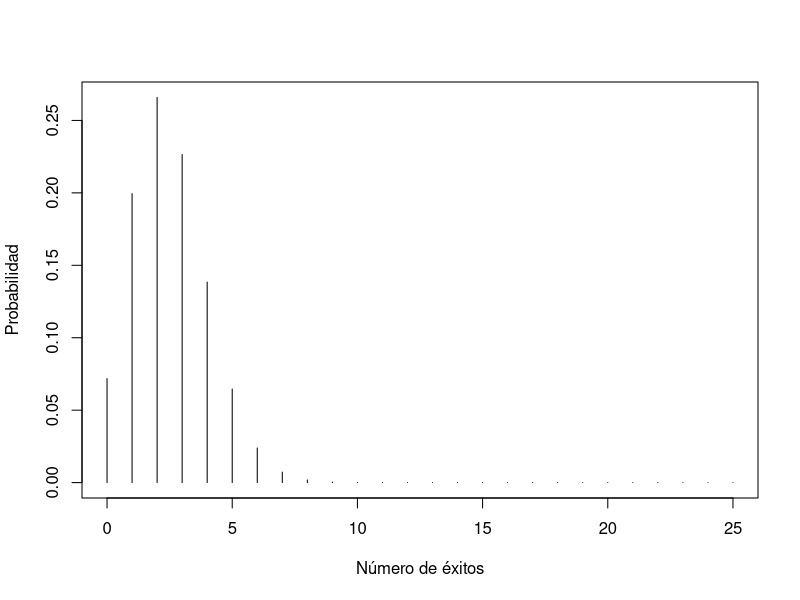
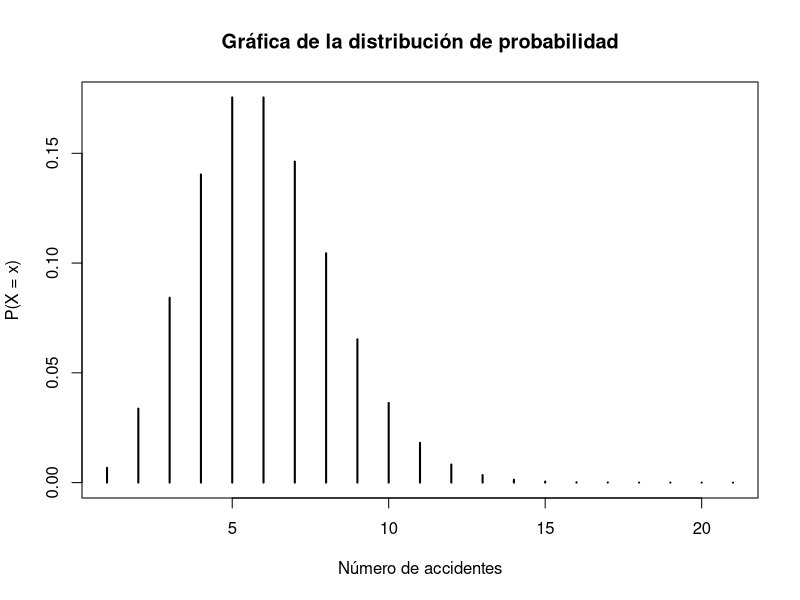
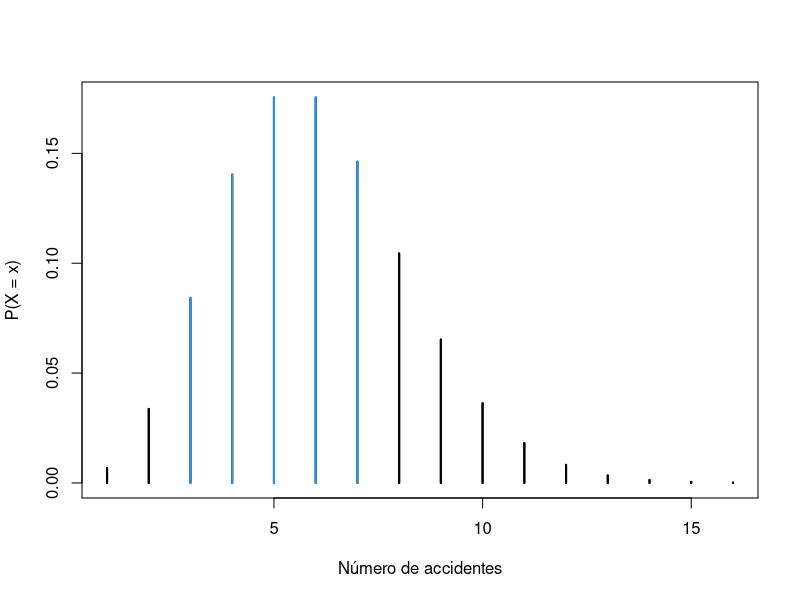

Write the R code that produced these figures, in order.
# Dr. Byron González
# http://www.byrong.tk 

#==================== Distribución Binomial ====================

# En una población 10% es daltónico, en una muestra aleatoria 
# de 25 personas
# Calcular las siguientes probabilidades

# 1. Valores de la distribución binomial para n=25 p=0.1 q=0.9
tabla.p=data.frame(Probability=dbinom(0:25, size=25, prob=0.10))
rownames(tabla.p) <- 0:25 
print(tabla.p)

# 2. Calcular probabilidades puntuales. Probabilidad de encontrar
# ningún daltónico
# Usar dbinom para valores puntuales de probabilidad
P0<-dbinom(0,25,0.10); P0

# 2. ¿Cuál es la probabilidad de encontrar 5 o menos daltónicos?
# P(X=0)
# Usar pbinom para probabilidades acumuladas
# Si es cola izquierda es desde el punto fijado hacia abajo
# Si es cola derecha debe ser un valor abajo del punto de interés
# P(X<=5)
P5omenos<-pbinom(c(5), size=25, prob=0.10, lower.tail=TRUE); P5omenos


# 3. ¿Cuál es la probabilidad de encontrar 6 personas daltónicas o más?
# Si es cola derecha debe ser un valor abajo del punto de interés
# En este caso, como es 6 el interés, debe solicitarse para 5 y cola derecha
P6omas<-pbinom(5,25,0.10, lower.tail = F); P6omas

# 4. ¿Cuál es la probabilidad de encontrar entre 6 y 9 personas daltónicas?

P6y9<-pbinom(9,25,0.1, lower.tail = T)-pbinom(5,25,0.1, lower.tail = T); P6y9
p6y9a<-sum(dbinom(6:9,25,0.1)); p6y9a

# 5. ¿Cuál es la probabilidad de encontrar entre 2 y 4 personas daltónicas?
p2o3o4<-sum(dbinom(2:4,25,0.1)); p2o3o4 


# 5. Gráfica de la distribución
ensayos<-0:25
plot(ensayos, dbinom(ensayos,size=25, prob=0.10), type = "h", xlab = "Número de éxitos", ylab="Probabilidad")


## ============= Distribución de Poisson ====================

# dpois para valores puntuales
# ppois para valores acumulados
# qpois para cuantiles

# Si el número promedio de accidentes graves por año en una
# fábrica grande (donde el número de empleados es constante) 
# es de cinco, calcule la probabilidad de que en el año en curso haya:

# Tabla de distribución de probabilidades

ppois(c(20), lambda=5, lower.tail = T)
tabla.ps=data.frame(Probability=dpois(0:20, lambda = 5))
rownames(tabla.ps) <- 0:20 
print(tabla.ps)

# Gráfica de la distribución
x <- 0:20
lambda <- 5
plot(dpois(x, lambda), type = "h", lwd = 2,
     main = "Gráfica de la distribución de probabilidad",
     ylab = "P(X = x)", xlab = "Número de accidentes")

# Calcular la probabilidad de cero accidentes
P0<-dpois(0,5); P0

# Calcular la probabilidad de exactamente siete accidentes
P7<-dpois(7,5); P7

# Calcular la probabilidad de ocurrencia de 10 o más accidentes
P10mas<-ppois(c(9), lambda = 5, lower.tail = F); P10mas

# Calcular la probabilidad de ocurrencia de 5 accidentes o menos
P5menos<-ppois(5,5, lower.tail = T); P5menos

# Calcular la probabilidad de que ocurran entre 3 a 7 accidentes
P3a7<-sum(dpois(3:7,5)); P3a7

# Gráfica del segmento de probabilidad que corresponde de 3 a 7

# Antes agregar la siguiente función
# lambda: media
# lb: límite inferior de la suma
# ub: límite superior de la suma
# col: color
# lwd: ancho de línea

pois_sum <- function(lambda, lb, ub, col = 4, lwd = 1, ...) {
  x <- 0:(lambda + lambda * 2)
  
  if (missing(lb)) {
    lb <- min(x)
  }
  if (missing(ub)) {
    ub <- max(x)
  }
  
  plot(dpois(x, lambda = lambda), type = "h", lwd = lwd, ...)
  
  if(lb == min(x) & ub == max(x)) {
    color <- col
  } else {
    color <- rep(1, length(x))
    color[(lb + 1):ub ] <- col
  }
  
  lines(dpois(x, lambda = lambda), type = "h",
        col =  color, lwd = lwd, ...)
}

# Gráfico de probabilidad cuando hay 3 a 7 accidentes
pois_sum(lambda = 5, lb = 2, ub = 7, lwd = 2,
         ylab = "P(X = x)", xlab = "Número de accidentes")


